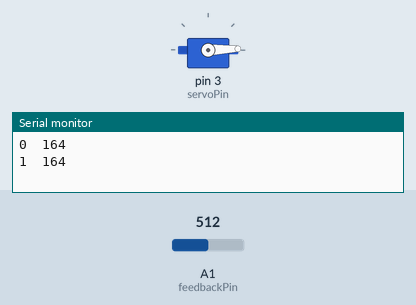
This sketch was run on a simulated Arduino Uno, built with avr-gcc and run on an emulated ATmega328P. Shown: servo, the last lines printed to the serial monitor. The test bench sets the inputs (shaded band); at power-on: A1 (feedbackPin) = 512.

Above: at 1.05 s.
At 2.8 s:
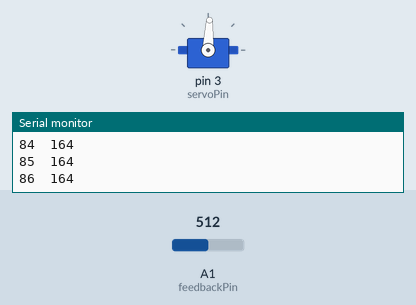
At 4.6 s:
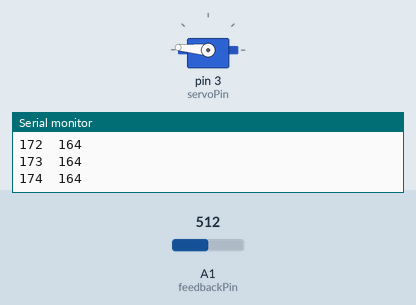
At 8.2 s:
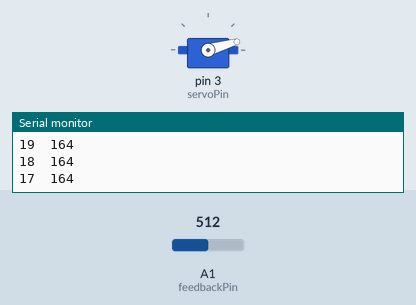
Timing chart, 0 to 10.9 s (numbered marks = the images above):
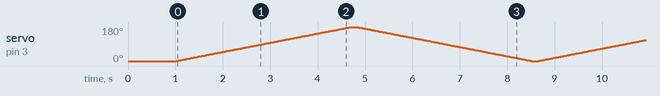

The sketch:

debug_sweep.ino
```cpp
// Debug script to test servo sweep and potentiometer readings
// Uses only the standard Servo.h library, no CustomServo functionality

#include <Servo.h>

Servo debugServo;
uint8_t servoPin = 3;
uint8_t feedbackPin = A1;
int delayMs = 20;  // Delay between angle steps to let servo settle

void setup()
{
    Serial.begin(9600);
    delay(1000);

    pinMode(feedbackPin, INPUT);
    debugServo.attach(servoPin);
}

void loop()
{
    // Sweep forward (0 to 180 degrees)
    for (int angle = 0; angle <= 180; angle += 1)
    {
        debugServo.write(angle);
        delay(delayMs);

        int analogValue = analogRead(feedbackPin);
        Serial.print(angle);
        Serial.print("\t");
        // Serial.print("Analog Value:");
        // Serial.print(analogValue);
        // Serial.print(",");
        // Serial.print("Actual Angle:");
        Serial.println(map(analogValue, 62, 555, 0, 180));
    }

    delay(100);

    // Sweep backward (180 to 0 degrees)
    for (int angle = 180; angle >= 0; angle -= 1)
    {
        debugServo.write(angle);
        delay(delayMs);

        int analogValue = analogRead(feedbackPin);
        Serial.print(angle);
        Serial.print("\t");
        // Serial.print("Analog Value:");
        // Serial.print(analogValue);
        // Serial.print(",");
        // Serial.print("Actual Angle:");
        Serial.println(map(analogValue, 62, 555, 0, 180));
    }

    delay(100);
}
```
